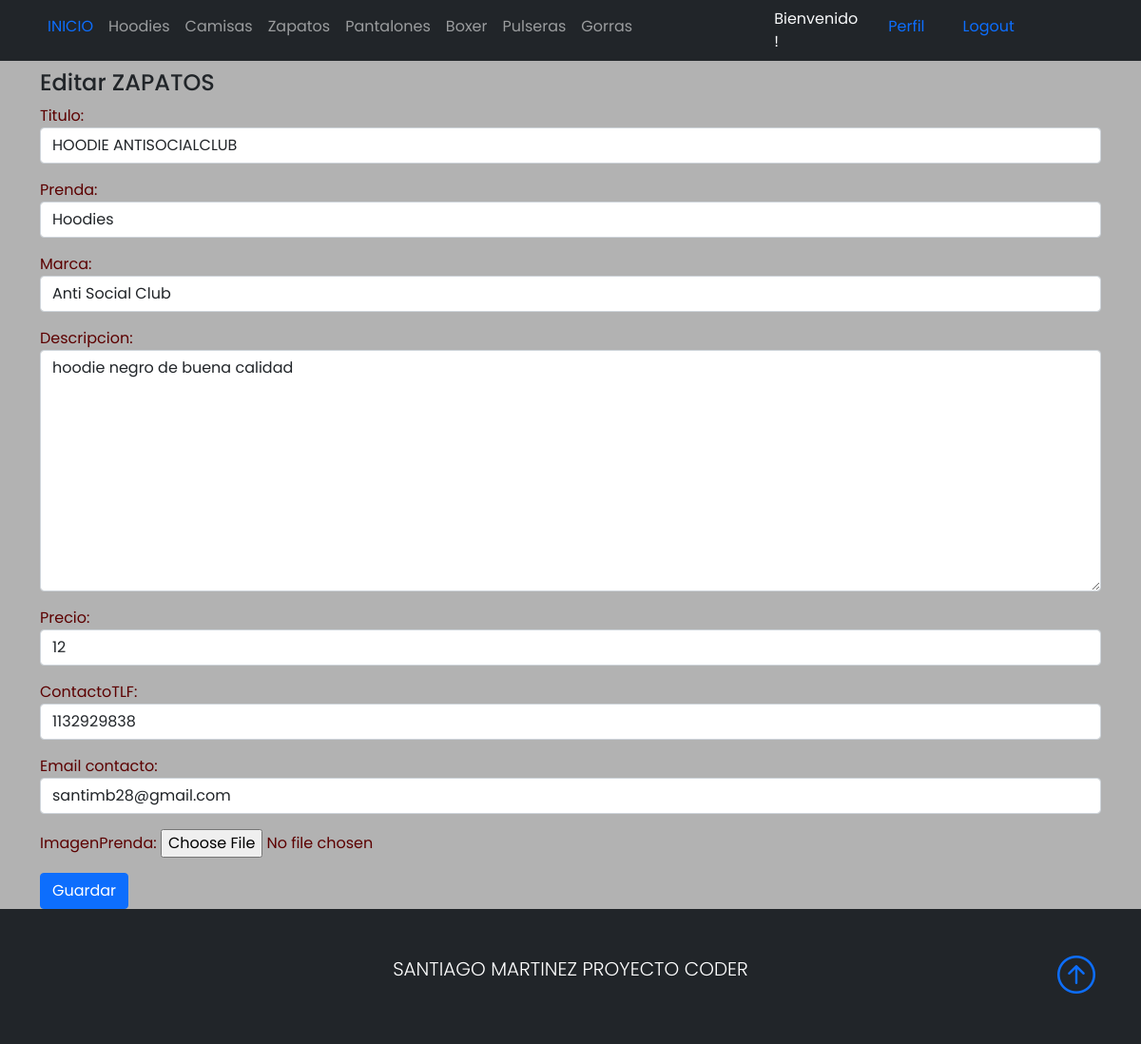
/zapatosEdicion/1/ (signed in), run on the app's committed database.
### App/models.py (models this page shows, shortened)
class Ropa(models.Model):
    Prendas = (
        ('camisas','Camisas'),
        ('zapatos','Zapatos'),
        ('pantalones','Pantalones'),
        ('boxer','Boxer'),
        ('pulseras','Pulseras'),
        ('gorras', 'Gorras'),
        ('hoodies', 'Hoodies')
    )
    usuario = models.ForeignKey(User, on_delete=models.CASCADE, null=True, blank=True)
    titulo = models.CharField(max_length=100)
    prenda = models.CharField(max_length=15, choices=Prendas, default='hoodies')
    marca = models.CharField(max_length=40)
    precio = models.IntegerField()
    descripcion = models.TextField(null=True, blank=True)
    fecha_publicacion = models.DateTimeField(auto_now_add=True)
    contactoTLF = models.IntegerField()
    email_contacto = models.EmailField()
    imagenPrenda = models.ImageField(null=True, blank=True, upload_to="imagenes/")
    class Meta:
        ordering = ['usuario', '-fecha_publicacion']

### App/views.py (the view)
# urls.py: path('zapatosEdicion/<int:pk>/', zapatosUpdate.as_view(), name='zapatos_editar'),
class zapatosUpdate(LoginRequiredMixin, UpdateView):
    model = Ropa
    form_class = actualizacionPrenda
    success_url = reverse_lazy('zapatos')
    context_object_name = 'zapatos'
    template_name = 'App/zapatosUpdate.html'

### App/forms.py
class actualizacionPrenda(forms.ModelForm):
    class Meta:
        model = Ropa
        fields = ('titulo', 'prenda', 'marca', 'descripcion', 'precio', 'contactoTLF', 'email_contacto', 'imagenPrenda')
        widgets = {
            'titulo' : forms.TextInput(attrs={'class': 'form-control'}),
            'prenda' : forms.Select(attrs={'class': 'form-control'}),
            'marca' : forms.TextInput(attrs={'class': 'form-control'}),
            'descripcion' : forms.Textarea(attrs={'class': 'form-control'}),
            'fechaPublicacion' : forms.TextInput(attrs={'class': 'form-control'}),
            'precio' : forms.TextInput(attrs={'class': 'form-control'}),
            'contactoTLF' : forms.TextInput(attrs={'class': 'form-control'}),
            'email_contacto' : forms.TextInput(attrs={'class': 'form-control'}),
        }

### App/templates/App/zapatosUpdate.html
{% extends 'App/base.html' %}
{% block contenidoQueCambia %}
<br>
<br>
{% if user.id == zapatos.usuario.id %}
<div class="container">
    <h4>Editar ZAPATOS</h4>
</div>
<div class="container">
    <div class="form-group">
        <form method="post" enctype="multipart/form-data">{% csrf_token %}
        {{ form.as_p }}
        <button type="submit" class="btn btn-primary">Guardar</button>
        </form>
    </div>
</div>
{% else %}
<div class="container">
<h4>No puedes acceder a esta pagina</h4>
</div>
{% endif %}
{% endblock %}

### App/static/style.css (style rules this page uses)
body { background-color: rgb(178, 178, 178); font-family: 'Poppins', 'Nunito', sans-serif; padding-top: 25px; }
p { color: #5c0000; }

### data on the page
Ropa: titulo "HOODIE ANTISOCIALCLUB", prenda "Hoodies", marca "Anti Social Club", descripcion "hoodie negro de buena calidad", precio "12", contactoTLF "1132929838", email_contacto "santimb28@gmail.com"
